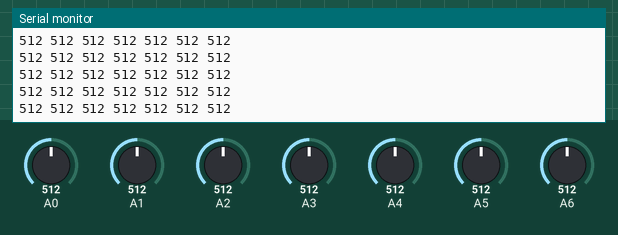
A sketch run on a simulated Arduino Uno, built with avr-gcc and run on an emulated ATmega328P. On the bench: the last lines printed to the serial monitor. The test bench sets the inputs (shaded band); at power-on: A0 = 512, A1 = 512, A2 = 512, A3 = 512, A4 = 512, A5 = 512, A6 = 512.

Above: at 1.2 s.
1.3 s: A0 set to 108
At 2.3 s:
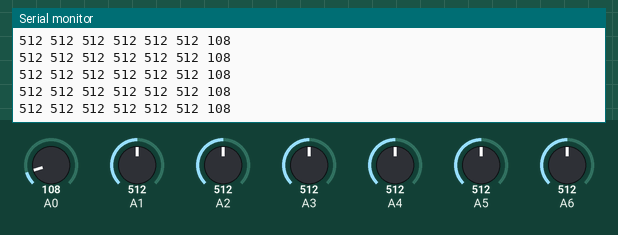
4.3 s: A0 set to 90
At 4.8 s:
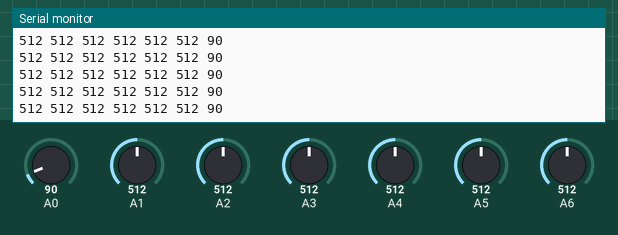

Measured:
- after the input at 1.3 s, the serial monitor: prints a new line after 0.07 s (image 1)
- after the input at 4.3 s, the serial monitor: prints a new line after 0.07 s (image 2)

The sketch:

sensor_reading_code.ino
```cpp
void setup() {
  Serial.begin(9600);
}

void loop() {
  show_analog_value();
}

void show_analog_value() {
  for (short int i = 6; i >=0 ; i--) Serial.print(String(analogRead(i)) + " ");
  Serial.println();
}
```
